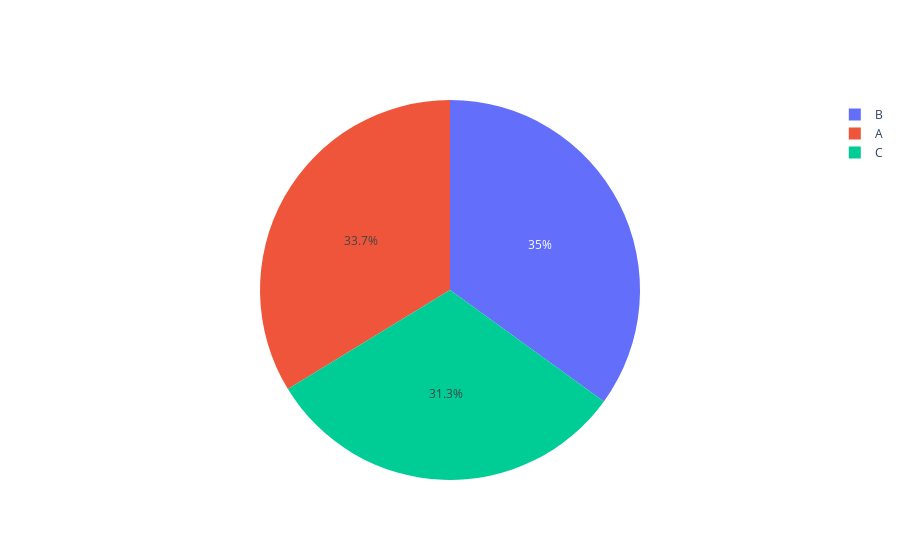

Source (notebook cell):
### Code cell
import plotly.graph_objects as go

fig = go.Figure(data=[go.Pie(labels=data['Branch'], values=data['Revenue'])])
fig.show()

### Figure 1 — Plotly figure (JSON) as saved in the notebook; plotly's stock layout.template omitted (floating-point values rounded to 4 significant figures; data arrays with more than 128 entries replaced by an {"elided": "..."} marker saying what was removed)
{"data": [{"labels": {"elided": "1000 str values"}, "type": "pie", "values": {"elided": "1000 float values"}}], "layout": {"autosize": true}}
